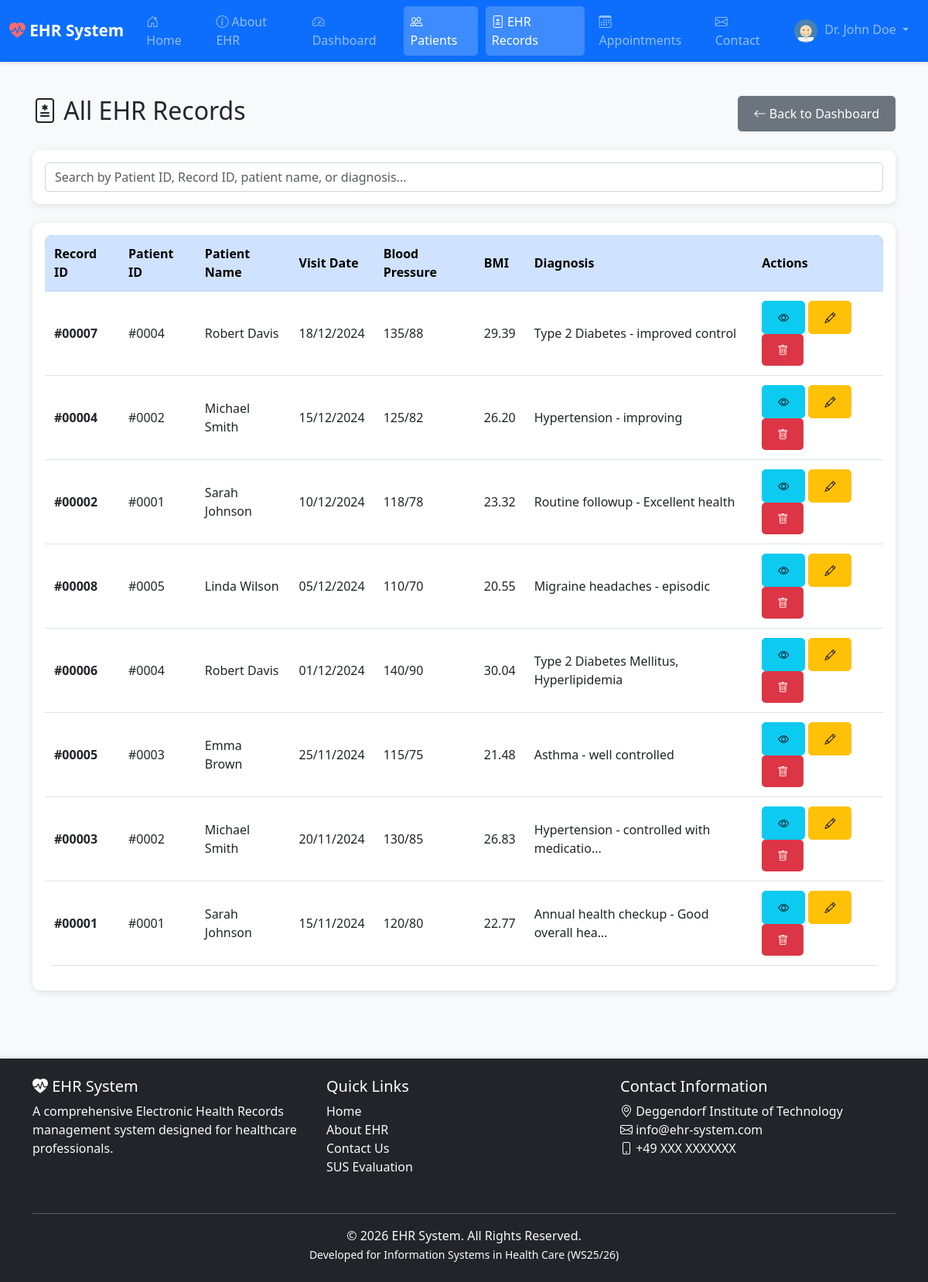
/modules/patients/ehr_records.php (signed in), run on the app's committed database.
### tables this page shows
CREATE TABLE IF NOT EXISTS doctors (
    doctor_id INT AUTO_INCREMENT PRIMARY KEY,
    first_name VARCHAR(50) NOT NULL,
    last_name VARCHAR(50) NOT NULL,
    email VARCHAR(100) NOT NULL UNIQUE,
    username VARCHAR(50) NOT NULL UNIQUE,
    password VARCHAR(255) NOT NULL,   
    phone VARCHAR(20),
    specialization VARCHAR(100),
    license_number VARCHAR(50),
    profile_image VARCHAR(255),   
    is_verified TINYINT(1) DEFAULT 0,   
    verification_token VARCHAR(100),     
    reset_token VARCHAR(100),            
    reset_token_expiry DATETIME,         
    created_at TIMESTAMP DEFAULT CURRENT_TIMESTAMP,
    updated_at TIMESTAMP DEFAULT CURRENT_TIMESTAMP ON UPDATE CURRENT_TIMESTAMP
);

CREATE TABLE IF NOT EXISTS ehr_records (
    ehr_id INT AUTO_INCREMENT PRIMARY KEY,
    patient_id INT NOT NULL,
    doctor_id INT NOT NULL,   
    
     
    height DECIMAL(5,2),   
    weight DECIMAL(5,2),   
    bmi DECIMAL(4,2),      
    
     
    medical_history TEXT,
    
     
    current_medications TEXT,
    
     
    allergy_drugs TINYINT(1) DEFAULT 0,
    allergy_food TINYINT(1) DEFAULT 0,
    allergy_environmental TINYINT(1) DEFAULT 0,
    allergy_other TINYINT(1) DEFAULT 0,
    allergy_details TEXT,
    
     
    immunization_status ENUM('Up-to-date', 'Incomplete', 'Unknown') DEFAULT 'Unknown',
    immunization_details TEXT,
    
     
    blood_pressure VARCHAR(20),   
    heart_rate INT,               
    temperature DECIMAL(4,2),     
    
     
    lab_results TEXT,
    
     
    visit_date DATE NOT NULL,
    
     
    diagnosis TEXT,
    treatment_plan TEXT,
    doctor_notes TEXT,
    
     
    xray_image VARCHAR(255),
    report_document VARCHAR(255),
    
    created_at TIMESTAMP DEFAULT CURRENT_TIMESTAMP,
    updated_at TIMESTAMP DEFAULT CURRENT_TIMESTAMP ON UPDATE CURRENT_TIMESTAMP,
    
    FOREIGN KEY (patient_id) REFERENCES patients(patient_id) ON DELETE CASCADE,
    FOREIGN KEY (doctor_id) REFERENCES doctors(doctor_id) ON DELETE CASCADE
);

CREATE TABLE IF NOT EXISTS patients (
    patient_id INT AUTO_INCREMENT PRIMARY KEY,
    doctor_id INT NOT NULL,   
    first_name VARCHAR(50) NOT NULL,
    last_name VARCHAR(50) NOT NULL,
    date_of_birth DATE NOT NULL,
    gender ENUM('Male', 'Female', 'Other') NOT NULL,   
    blood_group VARCHAR(5),
    phone VARCHAR(20),
    email VARCHAR(100),
    address TEXT,
    emergency_contact_name VARCHAR(100),
    emergency_contact_phone VARCHAR(20),
    profile_image VARCHAR(255),   
    created_at TIMESTAMP DEFAULT CURRENT_TIMESTAMP,
    updated_at TIMESTAMP DEFAULT CURRENT_TIMESTAMP ON UPDATE CURRENT_TIMESTAMP,
    FOREIGN KEY (doctor_id) REFERENCES doctors(doctor_id) ON DELETE CASCADE
);

### modules/patients/ehr_records.php (the view, shortened to what this page needs)
<?php
require_once '../../config/database.php';
$base_url = "../../";
$doctor_id = $_SESSION['doctor_id'];
$stmt = $conn->prepare("SELECT e.*, p.first_name, p.last_name, p.patient_id FROM ehr_records e JOIN patients p ON e.patient_id = p.patient_id WHERE e.doctor_id = ? ORDER BY e.visit_date DESC");
$stmt->bind_param("i", $doctor_id);
$stmt->execute();
$ehr_records = $stmt->get_result();
?>
<?php include '../../includes/header.php'; ?>
<div class="container mt-4">
    <div class="d-flex justify-content-between align-items-center mb-4">
        <h2><i class="bi bi-file-medical"></i> All EHR Records</h2>
        <a href="../dashboard/dashboard.php" class="btn btn-secondary">
            <i class="bi bi-arrow-left"></i> Back to Dashboard
        </a>
    </div>
    <div class="card mb-4">
        <div class="card-body">
            <input type="text" id="searchInput" class="form-control" placeholder="Search by Patient ID, Record ID, patient name, or diagnosis..." onkeyup="searchTable('searchInput', 'ehrTable')">
        </div>
    </div>
    <div class="card">
        <div class="card-body">
            <?php if ($ehr_records->num_rows > 0): ?>
                <div class="table-responsive">
                    <table class="table table-hover" id="ehrTable">
                        <thead class="table-primary">
                            <tr>
                                <th>Record ID</th>
                                <th>Patient ID</th>
                                <th>Patient Name</th>
                                <th>Visit Date</th>
                                <th>Blood Pressure</th>
                                <th>BMI</th>
                                <th>Diagnosis</th>
                                <th>Actions</th>
                            </tr>
                        </thead>
                        <tbody>
                            <?php while ($record = $ehr_records->fetch_assoc()): ?>
                                <tr>
                                    <td><strong>#<?php echo str_pad($record['ehr_id'], 5, '0', STR_PAD_LEFT); ?></strong></td>
                                    <td>#<?php echo str_pad($record['patient_id'], 4, '0', STR_PAD_LEFT); ?></td>
                                    <td><?php echo htmlspecialchars($record['first_name'] . ' ' . $record['last_name']); ?></td>
                                    <td><?php echo date('d/m/Y', strtotime($record['visit_date'])); ?></td>
                                    <td><?php echo htmlspecialchars($record['blood_pressure'] ?: 'N/A'); ?></td>
                                    <td><?php echo $record['bmi'] ? number_format($record['bmi'], 2) : 'N/A'; ?></td>
                                    <td><?php echo htmlspecialchars(substr($record['diagnosis'] ?: 'No diagnosis', 0, 40)) . (strlen($record['diagnosis']) > 40 ? '...' : ''); ?></td>
                                    <td>
                                        <a href="view_ehr.php?id=<?php echo $record['ehr_id']; ?>" class="btn btn-sm btn-info" title="View">
                                            <i class="bi bi-eye"></i>
                                        </a>
                                        <a href="edit_ehr.php?id=<?php echo $record['ehr_id']; ?>" class="btn btn-sm btn-warning" title="Edit">
                                            <i class="bi bi-pencil"></i>
                                        </a>
                                        <a href="delete_ehr.php?id=<?php echo $record['ehr_id']; ?>" class="btn btn-sm btn-danger" title="Delete" onclick="return confirmDelete('this EHR record')">
                                            <i class="bi bi-trash"></i>
                                        </a>
                                    </td>
                                </tr>
                            <?php endwhile; ?>
                        </tbody>
                    </table>
                </div>
            <?php endif; ?>
        </div>
    </div>
</div>
<?php include '../../includes/footer.php'; ?>

### includes/navbar.php (shortened to what this page needs)
<?php
global $base_url;
$is_logged_in = isset($_SESSION['doctor_id']) && !empty($_SESSION['doctor_id']);
$doctor_name = $is_logged_in ? $_SESSION['doctor_name'] : 'Guest';
?>
<nav class="navbar navbar-expand-lg navbar-dark bg-primary sticky-top">
    <div class="container-fluid">
        <a class="navbar-brand" href="<?php echo $base_url; ?>index.php">
            <i class="bi bi-heart-pulse-fill"></i> EHR System
        </a>
        <div class="collapse navbar-collapse" id="navbarNav">
            <ul class="navbar-nav me-auto mb-2 mb-lg-0">
                <li class="nav-item">
                    <a class="nav-link <?php echo (basename($_SERVER['PHP_SELF']) == 'index.php') ? 'active' : ''; ?>" href="<?php echo $base_url; ?>index.php">
                        <i class="bi bi-house-door"></i> Home
                    </a>
                </li>
                <li class="nav-item">
                    <a class="nav-link <?php echo (basename($_SERVER['PHP_SELF']) == 'about.php') ? 'active' : ''; ?>" href="<?php echo $base_url; ?>about.php">
                        <i class="bi bi-info-circle"></i> About EHR
                    </a>
                </li>
                <?php if($is_logged_in): ?>
                    <li class="nav-item">
                        <a class="nav-link <?php echo (strpos($_SERVER['PHP_SELF'], 'dashboard') !== false) ? 'active' : ''; ?>" href="<?php echo $base_url; ?>modules/dashboard/dashboard.php">
                            <i class="bi bi-speedometer2"></i> Dashboard
                        </a>
                    </li>
                    <li class="nav-item">
                        <a class="nav-link <?php echo (strpos($_SERVER['PHP_SELF'], 'patients') !== false) ? 'active' : ''; ?>" href="<?php echo $base_url; ?>modules/patients/view_patients.php">
                            <i class="bi bi-people"></i> Patients
                        </a>
                    </li>
                    <li class="nav-item">
                        <a class="nav-link <?php echo (strpos($_SERVER['PHP_SELF'], 'ehr_records') !== false) ? 'active' : ''; ?>" href="<?php echo $base_url; ?>modules/patients/ehr_records.php">
                            <i class="bi bi-file-medical"></i> EHR Records
                        </a>
                    </li>
                    <li class="nav-item">
                        <a class="nav-link <?php echo (strpos($_SERVER['PHP_SELF'], 'appointments') !== false) ? 'active' : ''; ?>" href="<?php echo $base_url; ?>modules/appointments/view_appointments.php">
                            <i class="bi bi-calendar3"></i> Appointments
                        </a>
                    </li>
                <?php endif; ?>
                <li class="nav-item">
                    <a class="nav-link <?php echo (basename($_SERVER['PHP_SELF']) == 'contact.php') ? 'active' : ''; ?>" href="<?php echo $base_url; ?>contact.php">
                        <i class="bi bi-envelope"></i> Contact
                    </a>
                </li>
            </ul>
            <ul class="navbar-nav ms-auto">
                <?php if($is_logged_in): ?>
                    <li class="nav-item dropdown">
                        <a class="nav-link dropdown-toggle" href="#" id="navbarDropdown" role="button" data-bs-toggle="dropdown" aria-expanded="false">
                            <?php
                            if (isset($_SESSION['doctor_id'])) {
                                $doctor_id = $_SESSION['doctor_id'];
                                $stmt = $conn->prepare("SELECT profile_image FROM doctors WHERE doctor_id = ?");
                                $stmt->bind_param("i", $doctor_id);
                                $stmt->execute();
                                $result = $stmt->get_result();
                                $doctor_profile = $result->fetch_assoc();
                                if ($doctor_profile && $doctor_profile['profile_image']):
                            ?>
                                <img src="<?php echo $base_url; ?>uploads/profile_pics/<?php echo $doctor_profile['profile_image']; ?>" class="rounded-circle" width="30" height="30" style="object-fit: cover; margin-right: 5px;">
                            <?php else: ?>
                                <i class="bi bi-person-circle"></i>
                            <?php
                                endif;
                            }
                            ?>
                            Dr. <?php echo htmlspecialchars($doctor_name); ?>
                        </a>
                    </li>
                <?php endif; ?>
            </ul>
        </div>
    </div>
</nav>

### css/style.css (style rules this page uses)
* { margin: 0; padding: 0; box-sizing: border-box; }
body { font-family: 'Segoe UI', Tahoma, Geneva, Verdana, sans-serif; background-color: #f8f9fa; min-height: 100vh; display: flex; flex-direction: column; }
.navbar { box-shadow: 0 2px 4px rgba(0,0,0,0.1); }
.navbar-brand { font-weight: bold; font-size: 1.3rem; }
.navbar-brand i { color: #ff6b6b; }
.nav-link { transition: all 0.3s ease; margin: 0 5px; }
.nav-link.active { background-color: rgba(255, 255, 255, 0.2); border-radius: 5px; }
.card { border: none; border-radius: 10px; box-shadow: 0 2px 8px rgba(0,0,0,0.1); transition: transform 0.3s ease, box-shadow 0.3s ease; }
.btn { border-radius: 5px; padding: 10px 20px; transition: all 0.3s ease; }
.btn-danger { background-color: #dc3545; border: none; }
.form-control, .form-select { border-radius: 5px; border: 1px solid #ced4da; transition: border-color 0.3s ease, box-shadow 0.3s ease; }
.table { background-color: white; border-radius: 10px; overflow: hidden; }
.table thead { background-color: #007bff; color: white; }
.table td, .table th { vertical-align: middle; padding: 12px; }

### data on the page
doctors: profile_image (picture)
ehr_records: ehr_id "00007", patient.patient_id "0004", patient.last_name "Robert Davis", visit_date "18/12/2024", blood_pressure "135/88", bmi "29.39", diagnosis "Type 2 Diabetes - improved control"
ehr_records: ehr_id "00004", patient.patient_id "0002", patient.last_name "Michael Smith", visit_date "15/12/2024", blood_pressure "125/82", bmi "26.20", diagnosis "Hypertension - improving"
ehr_records: ehr_id "00002", patient.patient_id "0001", patient.last_name "Sarah Johnson", visit_date "10/12/2024", blood_pressure "118/78", bmi "23.32", diagnosis "Routine followup - Excellent health"
ehr_records: ehr_id "00008", patient.patient_id "0005", patient.last_name "Linda Wilson", visit_date "05/12/2024", blood_pressure "110/70", bmi "20.55", diagnosis "Migraine headaches - episodic"
ehr_records: ehr_id "00006", patient.patient_id "0004", patient.last_name "Robert Davis", visit_date "01/12/2024", blood_pressure "140/90", bmi "30.04", diagnosis "Type 2 Diabetes Mellitus, Hyperlipidemia"
ehr_records: ehr_id "00005", patient.patient_id "0003", patient.last_name "Emma Brown", visit_date "25/11/2024", blood_pressure "115/75", bmi "21.48", diagnosis "Asthma - well controlled"
ehr_records: ehr_id "00003", patient.patient_id "0002", patient.last_name "Michael Smith", visit_date "20/11/2024", blood_pressure "130/85", bmi "26.83", diagnosis "Hypertension - controlled with medicatio"
ehr_records: ehr_id "00001", patient.patient_id "0001", patient.last_name "Sarah Johnson", visit_date "15/11/2024", blood_pressure "120/80", bmi "22.77", diagnosis "Annual health checkup - Good overall hea"

### other printed values
$doctor_name "John Doe"
